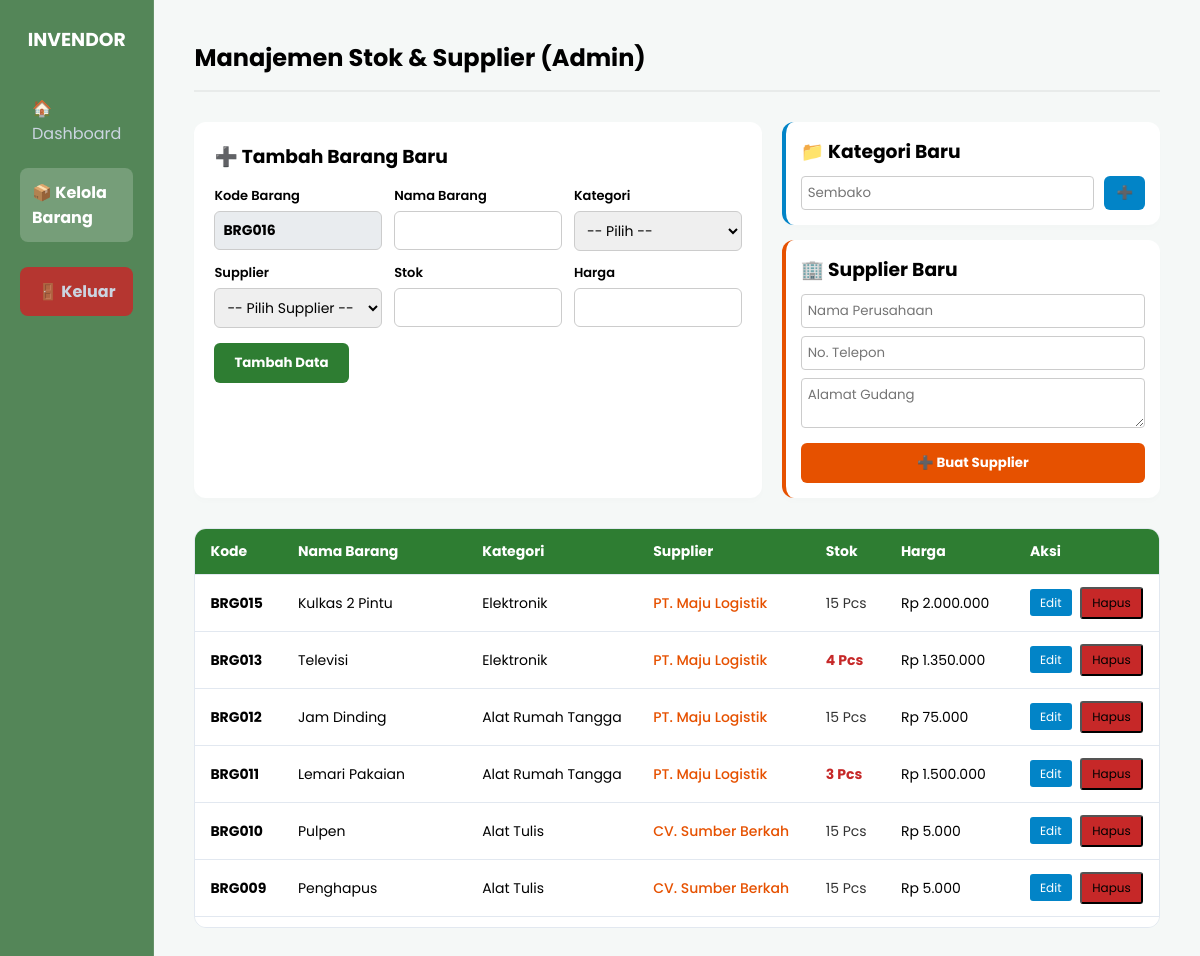
/admin.php (signed in), run on the app's committed database.
### tables this page shows
CREATE TABLE `barang` (
  `id` int(11) NOT NULL,
  `kode_barang` varchar(20) NOT NULL,
  `nama_barang` varchar(100) NOT NULL,
  `id_kategori` int(11) DEFAULT NULL,
  `id_supplier` int(11) DEFAULT NULL,
  `stok` int(11) NOT NULL DEFAULT 0,
  `harga` decimal(10,2) NOT NULL,
  `id_user` int(11) DEFAULT NULL
);

CREATE TABLE `kategori` (
  `id` int(11) NOT NULL,
  `nama_kategori` varchar(50) NOT NULL
);

CREATE TABLE `supplier` (
  `id` int(11) NOT NULL,
  `nama_supplier` varchar(100) NOT NULL,
  `telepon` varchar(20) NOT NULL,
  `alamat` text NOT NULL
);

### admin.php (the view, shortened to what this page needs)
<?php
require_once 'koneksi.php';
$id_edit = ''; $kode = ''; $nama = ''; $id_kategori_pilih = ''; $id_supplier_pilih = ''; $stok = ''; $harga = '';
$is_edit = false;
if (!$is_edit) {
    $query_max = mysqli_query($koneksi, "SELECT kode_barang FROM barang ORDER BY id DESC LIMIT 1");
    if (mysqli_num_rows($query_max) > 0) {
        $row_max = mysqli_fetch_assoc($query_max);
        $last_code = $row_max['kode_barang'];
        $num = (int)substr($last_code, 3);
        $num++;
        $kode = "BRG" . sprintf("%03d", $num);
    } else { $kode = "BRG001"; }
}
$daftar_barang = mysqli_query($koneksi, "SELECT b.*, k.nama_kategori, s.nama_supplier FROM barang b LEFT JOIN kategori k ON b.id_kategori = k.id LEFT JOIN supplier s ON b.id_supplier = s.id ORDER BY b.id DESC");
?>
<!DOCTYPE html>
<html lang="id">
<head>
</head>
<body>
    <div class="sidebar">
        <h3>INVENDOR</h3>
        <a href="index.php">🏠 Dashboard</a>
        <a href="admin.php" class="active">📦 Kelola Barang</a>
        <a href="logout.php" style="background-color: rgba(198, 40, 40, 0.85); text-align:center; margin-top: 25px; font-weight: bold;">🚪 Keluar</a>
    </div>
    <div class="main-content">
        <div class="header"><h2>Manajemen Stok & Supplier (Admin)</h2></div>
        <div class="management-zone">
            <div class="form-container">
                <h3><?= $is_edit ? '⚙️ Ubah Data Barang' : '➕ Tambah Barang Baru'; ?></h3>
                <form action="admin.php" method="POST" style="margin-top: 15px;">
                    <div class="form-grid">
                        <div class="form-group">
                            <label>Kode Barang</label>
                            <input type="text" name="kode_barang" value="<?= $kode; ?>" readonly style="background-color: #e9ecef; font-weight: bold;">
                        </div>
                        <div class="form-group"><label>Nama Barang</label><input type="text" name="nama_barang" value="<?= $nama; ?>" required></div>
                        <div class="form-group">
                            <label>Kategori</label>
                            <select name="id_kategori" required>
                                <option value="">-- Pilih --</option>
                            </select>
                        </div>
                        <div class="form-group">
                            <label>Supplier</label>
                            <select name="id_supplier" required>
                                <option value="">-- Pilih Supplier --</option>
                            </select>
                        </div>
                        <div class="form-group"><label>Stok</label><input type="number" name="stok" value="<?= $stok; ?>" required min="0"></div>
                        <div class="form-group"><label>Harga</label><input type="number" name="harga" value="<?= $harga; ?>" required min="0"></div>
                    </div>
                    <button type="submit" name="simpan" class="btn btn-success"><?= $is_edit ? 'Simpan Perubahan' : 'Tambah Data'; ?></button>
                </form>
            </div>
            <div style="display: flex; flex-direction: column; gap: 15px;">
                <div class="form-container" style="border-left: 4px solid #0284c7; padding: 15px;">
                    <h3>📁 Kategori Baru</h3>
                    <form action="admin.php" method="POST" style="margin-top: 10px; display: flex; gap: 10px;">
                        <input type="text" name="nama_kategori_baru" placeholder="Sembako" required style="flex-grow:1; padding: 6px; border-radius:4px; border:1px solid #ccc;">
                        <button type="submit" name="tambah_kategori" class="btn btn-primary" style="width:auto; padding:6px 12px;">➕</button>
                    </form>
                </div>
                <div class="form-container" style="border-left: 4px solid #e65100; padding: 15px;">
                    <h3>🏢 Supplier Baru</h3>
                    <form action="admin.php" method="POST" style="margin-top: 10px;">
                        <input type="text" name="nama_supplier" placeholder="Nama Perusahaan" required style="width:100%; margin-bottom:8px; padding: 6px; border-radius:4px; border:1px solid #ccc;">
                        <input type="text" name="telepon" placeholder="No. Telepon" required style="width:100%; margin-bottom:8px; padding: 6px; border-radius:4px; border:1px solid #ccc;">
                        <textarea name="alamat" placeholder="Alamat Gudang" required style="width:100%; margin-bottom:8px; padding: 6px; border-radius:4px; border:1px solid #ccc; height: 50px;"></textarea>
                        <button type="submit" name="tambah_supplier" class="btn btn-primary" style="background-color: #e65100;">➕ Buat Supplier</button>
                    </form>
                </div>
            </div>
        </div>
        <div class="table-wrapper">
            <table>
                <thead><tr><th>Kode</th><th>Nama Barang</th><th>Kategori</th><th>Supplier</th><th>Stok</th><th>Harga</th><th>Aksi</th></tr></thead>
                <tbody>
                    <?php while ($row = mysqli_fetch_assoc($daftar_barang)): ?>
                    <tr>
                        <td><strong><?= $row['kode_barang']; ?></strong></td>
                        <td><?= $row['nama_barang']; ?></td>
                        <td><?= $row['nama_kategori'] ?? 'Uncategorized'; ?></td>
                        <td style="color: #e65100; font-weight: 500;"><?= $row['nama_supplier'] ?? 'Belum Ada'; ?></td>
                        <td><span style="color: <?= ($row['stok'] < 5) ? '#c62828; font-weight:bold;' : '#333'; ?>"><?= $row['stok']; ?> Pcs</span></td>
                        <td>Rp <?= number_format($row['harga'], 0, ',', '.'); ?></td>
                        <td>
                            <a href="admin.php?action=edit&id=<?= $row['id']; ?>" class="btn-edit">Edit</a>
                            <button type="button" class="btn-danger" onclick="bukaModalHapus(<?= $row['id']; ?>, '<?= htmlspecialchars($row['nama_barang'], ENT_QUOTES); ?>')">Hapus</button>
                        </td>
                    </tr>
                    <?php endwhile; ?>
                </tbody>
            </table>
        </div>
    </div>
</body>
</html>

### admin.php (style rules this page uses)
* { box-sizing: border-box; margin: 0; padding: 0; font-family: 'Poppins', sans-serif; }
body { background: url('https://images.unsplash.com/photo-1586528116311-ad8dd3c8310d?q=80&w=2070') no-repeat center center fixed; background-size: cover; display: flex; min-height: 100vh; }
.sidebar { width: 260px; background: rgba(27, 94, 32, 0.75); backdrop-filter: blur(15px); -webkit-backdrop-filter: blur(15px); color: white; padding: 25px 20px; border-right: 1px solid rgba(255,255,255,0.1); }
.sidebar h3 { text-align: center; margin-bottom: 30px; font-weight: 700; }
.sidebar a { display: block; color: #cbd5e1; padding: 12px; text-decoration: none; border-radius: 8px; margin-bottom: 10px; transition: 0.3s; }
.sidebar a:hover, .sidebar a.active { background-color: rgba(255,255,255,0.2); color: white; font-weight: bold; }
.main-content { flex-grow: 1; padding: 40px; background: rgba(244, 247, 246, 0.85); min-height: 100vh; overflow-y: auto; }
.header { display: flex; justify-content: space-between; margin-bottom: 30px; border-bottom: 2px solid rgba(0,0,0,0.05); padding-bottom: 15px; }
.management-zone { display: grid; grid-template-columns: 1.8fr 1.2fr; gap: 20px; margin-bottom: 30px; }
.form-container { background: white; padding: 20px; border-radius: 12px; box-shadow: 0 4px 6px rgba(0,0,0,0.01); }
.form-grid { display: grid; grid-template-columns: repeat(auto-fit, minmax(130px, 1fr)); gap: 12px; margin-bottom: 15px; }
.form-group label { display: block; margin-bottom: 5px; font-size: 13px; font-weight: 600; }
.form-group input, .form-group select, .form-group textarea { width: 100%; padding: 8px; border: 1px solid #ccc; border-radius: 6px; font-size: 14px; }
.btn { padding: 10px 20px; border: none; border-radius: 6px; color: white; font-weight: bold; cursor: pointer; display: inline-block; }
.btn-success { background-color: #2e7d32; }
.btn-primary { background-color: #0284c7; width: 100%; }
.btn-danger { background-color: #c62828; text-decoration: none; padding: 5px 10px; font-size: 12px; border-radius: 3px; cursor: pointer; }
.btn-edit { background-color: #0284c7; color: white; text-decoration: none; padding: 5px 10px; font-size: 12px; border-radius: 3px; margin-right: 5px; }
.table-wrapper { max-height: 400px; overflow-y: auto; background: white; border-radius: 12px; border: 1px solid #e2e8f0; }
table { width: 100%; border-collapse: collapse; }
th, td { padding: 12px 15px; text-align: left; border-bottom: 1px solid #e2e8f0; font-size: 14px; }
th { background-color: #2e7d32; color: white; position: sticky; top: 0; z-index: 10; }

### data on the page
barang: kode_barang "BRG015", nama_barang "Kulkas 2 Pintu", id_kategori.nama_kategori "Elektronik", id_supplier.nama_supplier "PT. Maju Logistik", stok "15", harga "2.000.000"
barang: kode_barang "BRG013", nama_barang "Televisi", id_kategori.nama_kategori "Elektronik", id_supplier.nama_supplier "PT. Maju Logistik", stok "4", harga "1.350.000"
barang: kode_barang "BRG012", nama_barang "Jam Dinding", id_kategori.nama_kategori "Alat Rumah Tangga", id_supplier.nama_supplier "PT. Maju Logistik", stok "15", harga "75.000"
barang: kode_barang "BRG011", nama_barang "Lemari Pakaian", id_kategori.nama_kategori "Alat Rumah Tangga", id_supplier.nama_supplier "PT. Maju Logistik", stok "3", harga "1.500.000"
barang: kode_barang "BRG010", nama_barang "Pulpen", id_kategori.nama_kategori "Alat Tulis", id_supplier.nama_supplier "CV. Sumber Berkah", stok "15", harga "5.000"
barang: kode_barang "BRG009", nama_barang "Penghapus", id_kategori.nama_kategori "Alat Tulis", id_supplier.nama_supplier "CV. Sumber Berkah", stok "15", harga "5.000"
